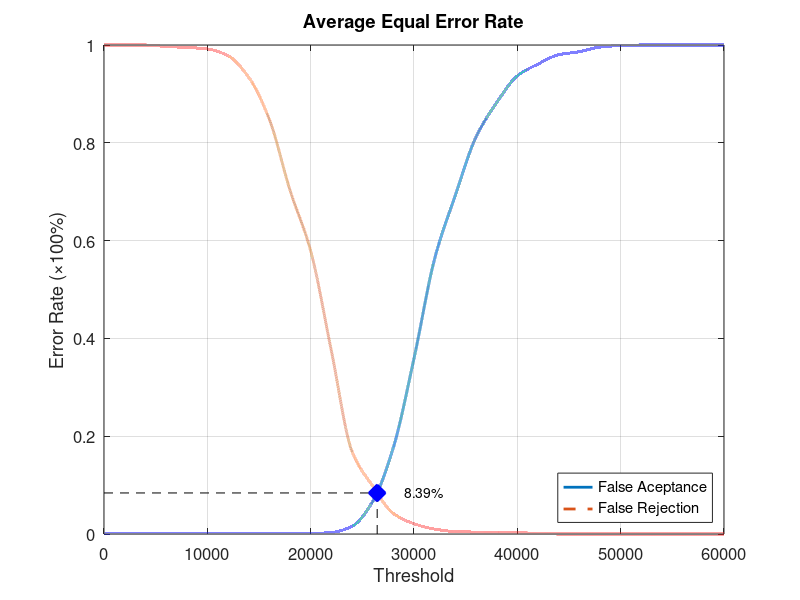
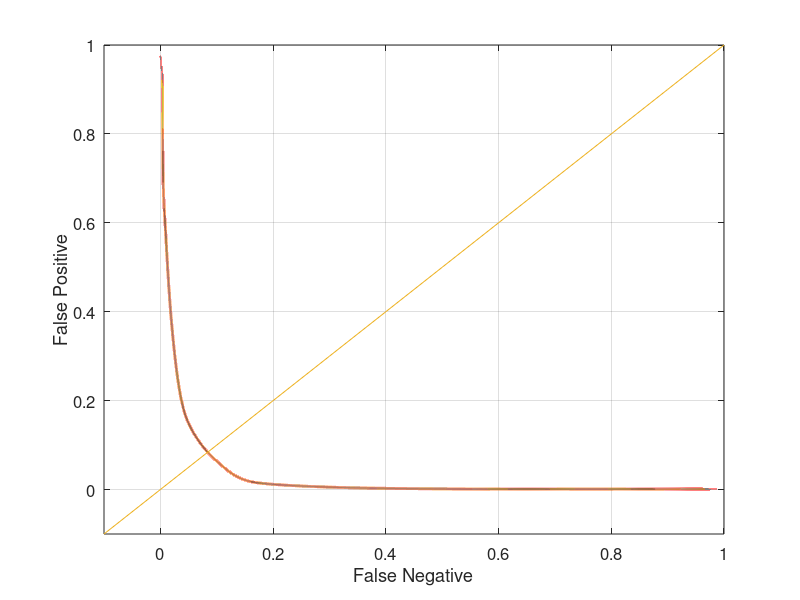

Recreate these plots in MATLAB, in order.
function yEER = Database2Average
close all;
clear;
clc;
x = 0:2000:60000;
xq = 0:0.5:60000;

y0 = [0 0.00105263 0.00105263 0.00105263 0.00105263 0.00105263 0.00105263 0.00105263 0.00105263 0.00105263 0.00105263 0.0031579 0.0157895 0.0663158 0.176842 0.358947 0.563158 0.692632 0.811579 0.882105 0.936842 0.961053 0.98 0.986316 0.995789 0.998947 1 1 1 1 1];
yy0 = interp1(x, y0, xq, 'pchip');
y1 = [1 1 1 0.997 0.995 0.992 0.978 0.934 0.848 0.703 0.579 0.375 0.169 0.098 0.042 0.021 0.01 0.005 0.004 0.004 0.003 0.001 0 0 0 0 0 0 0 0 0];
yy1 = interp1(x, y1, xq, 'pchip');

% Calculating EER: 
y2 = abs(y0 - y1);
find(y2 == min(y2))
yy2 = abs(yy0 - yy1);
xEER = find(yy2 == min(yy2));
xEERIndex = xq(xEER) % X-axis EER
yEER = yy0(xEER) % Y-axis EER

main = figure
plot(xq, yy0,'-','LineWidth', 2);	hold on
plot(xq, yy1,'--','LineWidth', 2);	hold on
plot([xEERIndex xEERIndex], [0 yEER], 'k--');	hold on
plot([0 xEERIndex], [yEER yEER], 'k--');	hold on
plot(xEERIndex, yEER, 'bx', 'LineWidth', 10);	hold on
text(xEERIndex + 10 * xEERIndex / 100, yEER, [num2str(round((10000 * yEER)) / 100) '%'])
legend('False Aceptance', 'False Rejection', 'Location', 'SouthEast')
xlabel('Threshold')
ylabel('Error Rate (\times100%)')
title('Average Equal Error Rate')
set(gca, 'FontSize', 12)
axis([0 60000 0 1])
grid on

print(main, 'Database2AverageMain', '-dpng');
FNRxFPR = figure('Color', [1 1 1]);
plot(yy1, yy0, '-', yy1, yy0, 'LineWidth', 2);
hold on
y = -0.1:0.1:1
plot(y, y); 
set(gca, 'FontSize', 12)
xlabel('False Negative')
ylabel('False Positive')
axis([-0.1 1 -0.1 1])
set(gca, 'FontSize', 12)
grid on

print(FNRxFPR, 'Database2AverageFNRxFPR','-dpng');
end
